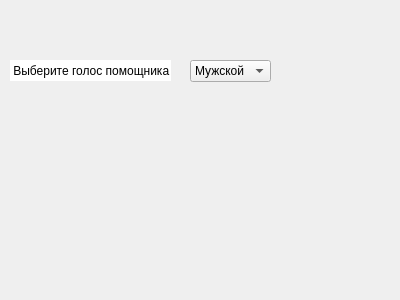
<?xml version="1.0" encoding="UTF-8"?>
<ui version="4.0">
 <class>Dialog</class>
 <widget class="QDialog" name="Dialog">
  <property name="geometry">
   <rect>
    <x>0</x>
    <y>0</y>
    <width>400</width>
    <height>300</height>
   </rect>
  </property>
  <property name="windowTitle">
   <string>Dialog</string>
  </property>
  <property name="styleSheet">
   <string notr="true">background-color: qlineargradient(spread:pad, x1:1, y1:1, x2:0, y2:0, stop:0
rgba(81, 0, 135, 255), stop: 0.427447 rgba(41, 61, 132, 235), stop:1 rgba(155,
79, 165, 255));
</string>
  </property>
  <widget class="QComboBox" name="comboBox">
   <property name="geometry">
    <rect>
     <x>190</x>
     <y>60</y>
     <width>81</width>
     <height>22</height>
    </rect>
   </property>
   <item>
    <property name="text">
     <string>Мужской</string>
    </property>
   </item>
   <item>
    <property name="text">
     <string>Женский</string>
    </property>
   </item>
  </widget>
  <widget class="QLabel" name="label">
   <property name="geometry">
    <rect>
     <x>10</x>
     <y>60</y>
     <width>161</width>
     <height>21</height>
    </rect>
   </property>
   <property name="styleSheet">
    <string notr="true">background-color:white;</string>
   </property>
   <property name="text">
    <string> Выберите голос помощника</string>
   </property>
  </widget>
 </widget>
 <resources/>
 <connections/>
</ui>
